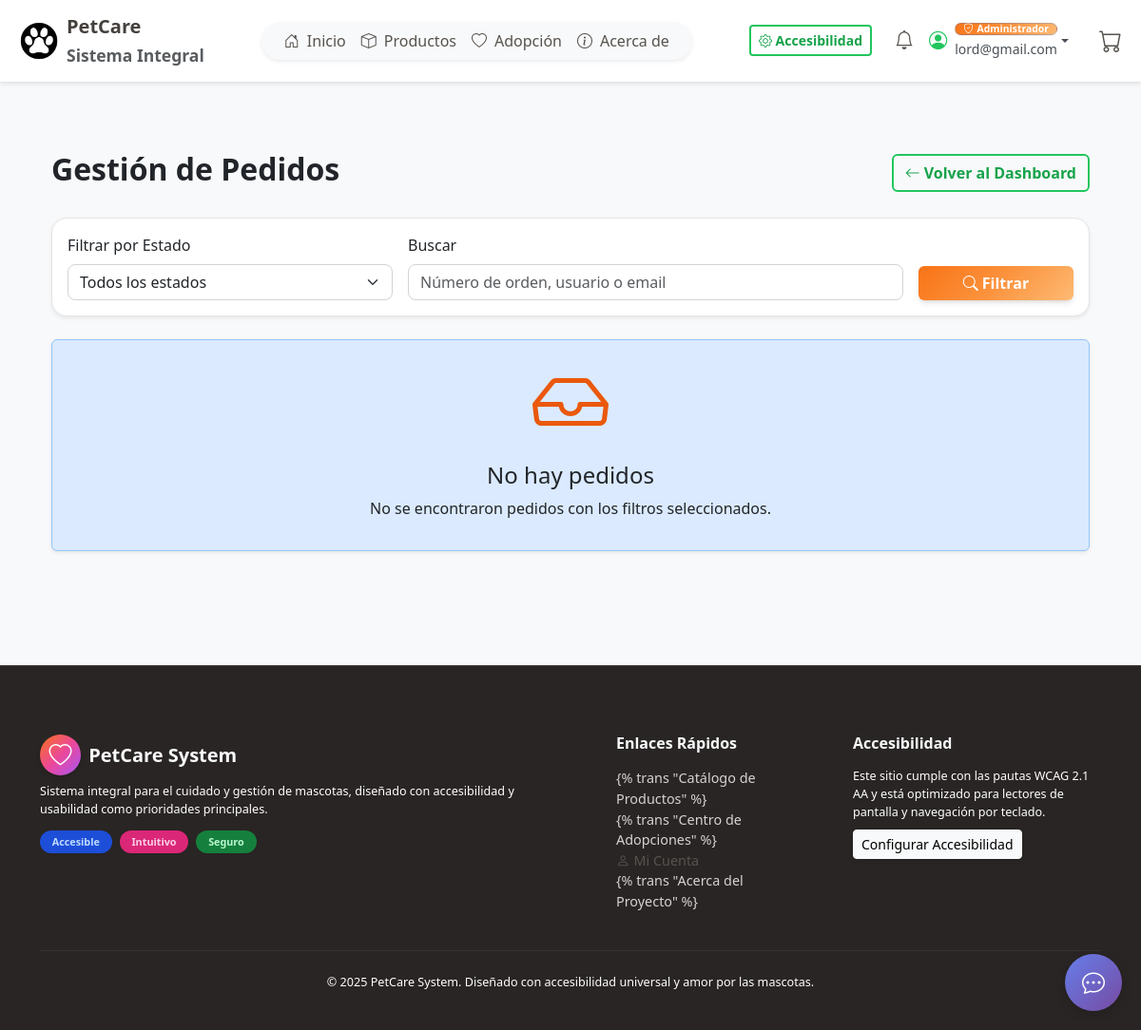
Before: /es/orders/admin/ (signed in) with the older database file.
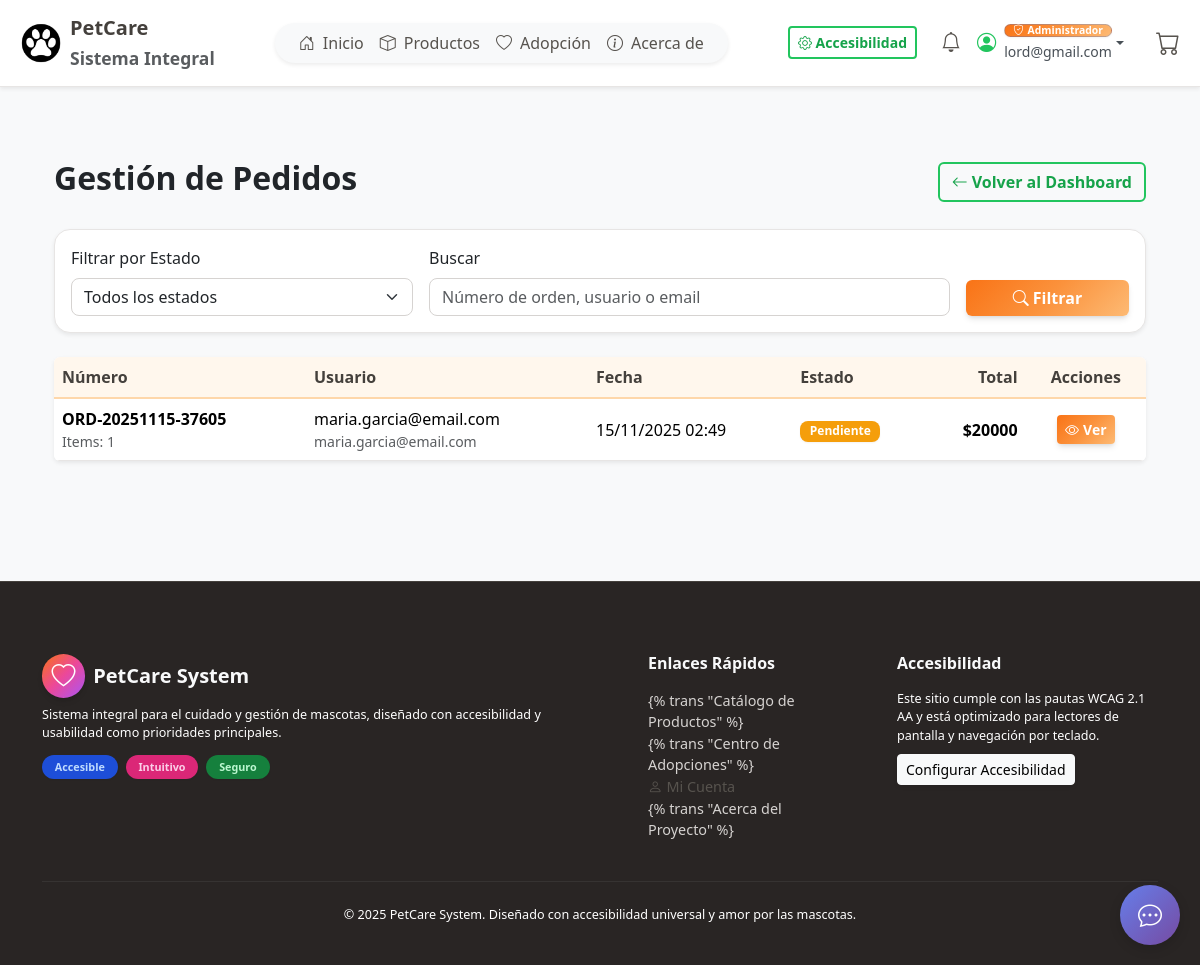
After: the same page with the newer database file.
### orders/models.py (models this page shows, shortened)
class Order(models.Model):
    user = models.ForeignKey(
        settings.AUTH_USER_MODEL,
        on_delete=models.CASCADE,
        related_name='orders',
        verbose_name=_("Usuario")
    )
    order_number = models.CharField(
        _("Número de Orden"),
        max_length=20,
        unique=True,
        db_index=True,
        editable=False
    )
    status = models.CharField(
        _("Estado"),
        max_length=20,
        choices=OrderStatus.choices,
        default=OrderStatus.PENDING
    )
    total = models.DecimalField(
        _("Total"),
        max_digits=10,
        decimal_places=2,
        default=0
    )
    shipping_address = models.TextField(
        _("Dirección de Envío"),
        max_length=500,
        blank=True
    )
    shipping_city = models.CharField(
        _("Ciudad"),
        max_length=100,
        blank=True
    )
    shipping_postal_code = models.CharField(
        _("Código Postal"),
        max_length=20,
        blank=True
    )
    notes = models.TextField(
        _("Notas"),
        max_length=500,
        blank=True
    )
    created_at = models.DateTimeField(_("Fecha de Creación"), auto_now_add=True)
    updated_at = models.DateTimeField(_("Fecha de Actualización"), auto_now=True)
    class Meta:
        ordering = ['-created_at']
        verbose_name = _("Orden")
        verbose_name_plural = _("Órdenes")
    @property
    def total_items(self):
        return sum(item.quantity for item in self.items.all())

class OrderItem(models.Model):
    order = models.ForeignKey(
        Order,
        on_delete=models.CASCADE,
        related_name='items',
        verbose_name=_("Orden")
    )
    product = models.ForeignKey(
        Product,
        on_delete=models.PROTECT,
        related_name='order_items',
        verbose_name=_("Producto")
    )
    quantity = models.PositiveIntegerField(_("Cantidad"), default=1)
    price = models.DecimalField(
        _("Precio Unitario"),
        max_digits=10,
        decimal_places=2
    )
    created_at = models.DateTimeField(_("Fecha de Creación"), auto_now_add=True)
    class Meta:
        ordering = ['created_at']
        verbose_name = _("Item de Orden")
        verbose_name_plural = _("Items de Orden")

### orders/views.py (the view)
# urls.py: path("admin/", views.admin_order_list, name="admin_order_list"),
@staff_member_required
def admin_order_list(request):
    orders = Order.objects.all().select_related('user').prefetch_related('items__product')
    status_filter = request.GET.get('status', '')
    if status_filter:
        orders = orders.filter(status=status_filter)
    search = request.GET.get('search', '')
    if search:
        orders = orders.filter(
            Q(order_number__icontains=search) |
            Q(user__username__icontains=search) |
            Q(user__email__icontains=search)
        )
    paginator = Paginator(orders, 20)
    page_number = request.GET.get('page')
    page_obj = paginator.get_page(page_number)
    context = {
        'orders': page_obj,
        'page_obj': page_obj,
        'status_filter': status_filter,
        'search': search,
        'status_choices': OrderStatus.choices,
    }
    return render(request, 'orders/admin_order_list.html', context)

### accounts/templatetags/accounts_tags.py (called while the page is built)
@register.simple_tag
def get_unread_notifications_count(user):
    if not user or not user.is_authenticated:
        return 0
    try:
        from accounts.models import Notification
        return Notification.objects.filter(user=user, is_read=False).count()
    except Exception:
        return 0

### cart/models.py (called while the page is built)
    @property
    def total_items(self):
        return sum(item.quantity for item in self.items.all()) #

### cart/templatetags/cart_tags.py (called while the page is built)
@register.simple_tag(takes_context=True)
def get_cart(context):
    request = context['request']
    return get_or_create_cart(request)

@register.filter
def cart_item_count(cart):
    if cart:
        return cart.total_items #
    return 0

### cart/utils.py (called while the page is built)
def get_or_create_cart(request):
    if request.user.is_authenticated:
        cart, created = Cart.objects.get_or_create(user=request.user, session_key=None) #
    else:
        session_key = request.session.session_key
        if not session_key:
            request.session.create() #
            session_key = request.session.session_key
        cart, created = Cart.objects.get_or_create(session_key=session_key, user=None) #
    return cart

### templates/orders/admin_order_list.html (shortened to what the changed rows need)
{% extends "base.html" %}
{% load static %}
{% load humanize %}
{% load i18n %}
{% block content %}
<div class="container my-5">
    <div class="d-flex justify-content-between align-items-center mb-4">
        <h2 class="fw-bold">{% trans "Gestión de Pedidos" %}</h2>
    </div>
    {% if orders %}
    <div class="table-responsive shadow-sm bg-white rounded">
        <table class="table table-hover align-middle mb-0">
            <thead class="table-light">
                <tr>
                    <th>{% trans "Número" %}</th>
                    <th>{% trans "Usuario" %}</th>
                    <th>{% trans "Fecha" %}</th>
                    <th>{% trans "Estado" %}</th>
                    <th class="text-end">{% trans "Total" %}</th>
                    <th class="text-center">{% trans "Acciones" %}</th>
                </tr>
            </thead>
            <tbody>
                {% for order in orders %}
                <tr>
                    <td>
                        <div class="fw-bold">{{ order.order_number }}</div>
                        <div class="small text-muted">{% trans "Items:" %} {{ order.total_items }}</div>
                    </td>
                    <td>
                        <div>{{ order.user.username }}</div>
                        <div class="small text-muted">{{ order.user.email }}</div>
                    </td>
                    <td>{{ order.created_at|date:"d/m/Y H:i" }}</td>
                    <td>
                        <span class="badge
                            {% if order.status == 'PENDING' %}bg-warning
                            {% elif order.status == 'CONFIRMED' %}bg-info
                            {% elif order.status == 'PROCESSING' %}bg-primary
                            {% elif order.status == 'SHIPPED' %}bg-secondary
                            {% elif order.status == 'DELIVERED' %}bg-success
                            {% elif order.status == 'CANCELLED' %}bg-danger
                            {% endif %}">
                            {{ order.get_status_display }}
                        </span>
                    </td>
                    <td class="text-end fw-bold">${{ order.total|floatformat:0 }}</td>
                    <td class="text-center">
                        <a href="{% url 'orders:admin_order_detail' order.id %}" class="btn btn-sm btn-primary">
                            <i class="bi bi-eye me-1"></i>{% trans "Ver" %}
                        </a>
                    </td>
                </tr>
                {% endfor %}
            </tbody>
        </table>
    </div>
    {% else %}
    <div class="alert alert-info text-center shadow-sm" role="alert">
        <i class="bi bi-inbox display-1 text-primary"></i>
        <h4 class="alert-heading mt-3">{% trans "No hay pedidos" %}</h4>
        <p>{% trans "No se encontraron pedidos con los filtros seleccionados." %}</p>
    </div>
    {% endif %}
</div>
{% endblock %}

Changed rows visible on the page:
added Order: order_number "ORD-20251115-37605", total_items "1", user.username "maria.garcia@email.com", user.email "maria.garcia@email.com", created_at "15/11/2025 02:49", status "Pendiente", total "20000"
Other visible differences:
text no longer shown: "No hay pedidos No se encontraron pedidos con los filtros seleccionados."
text now shown: "Número Usuario Fecha Estado Total Acciones"
